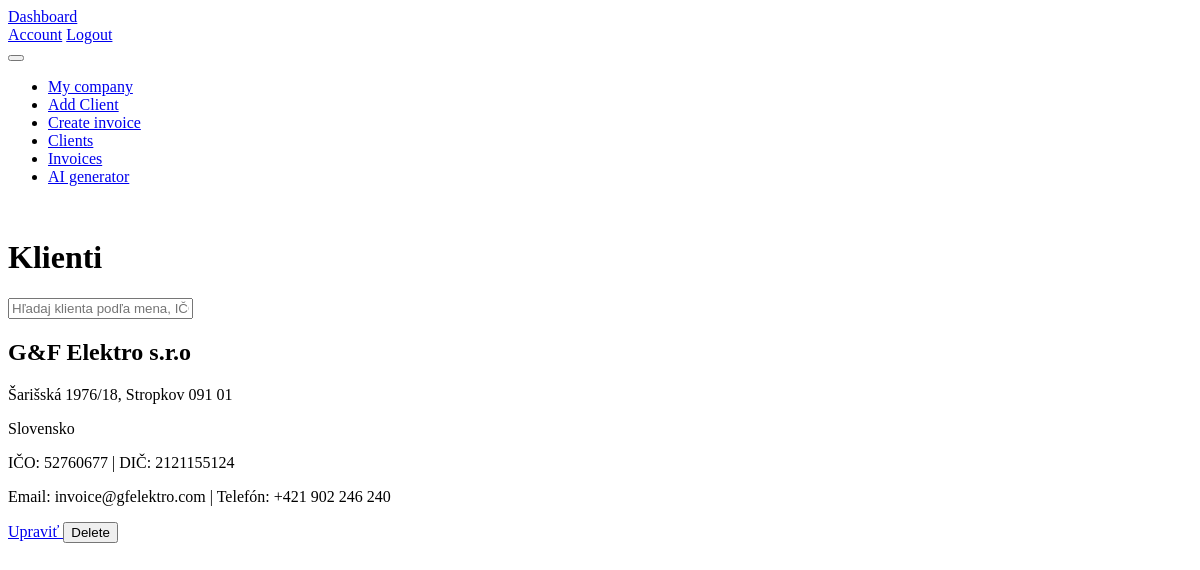
Page /clients (signed in) on the earlier database version.
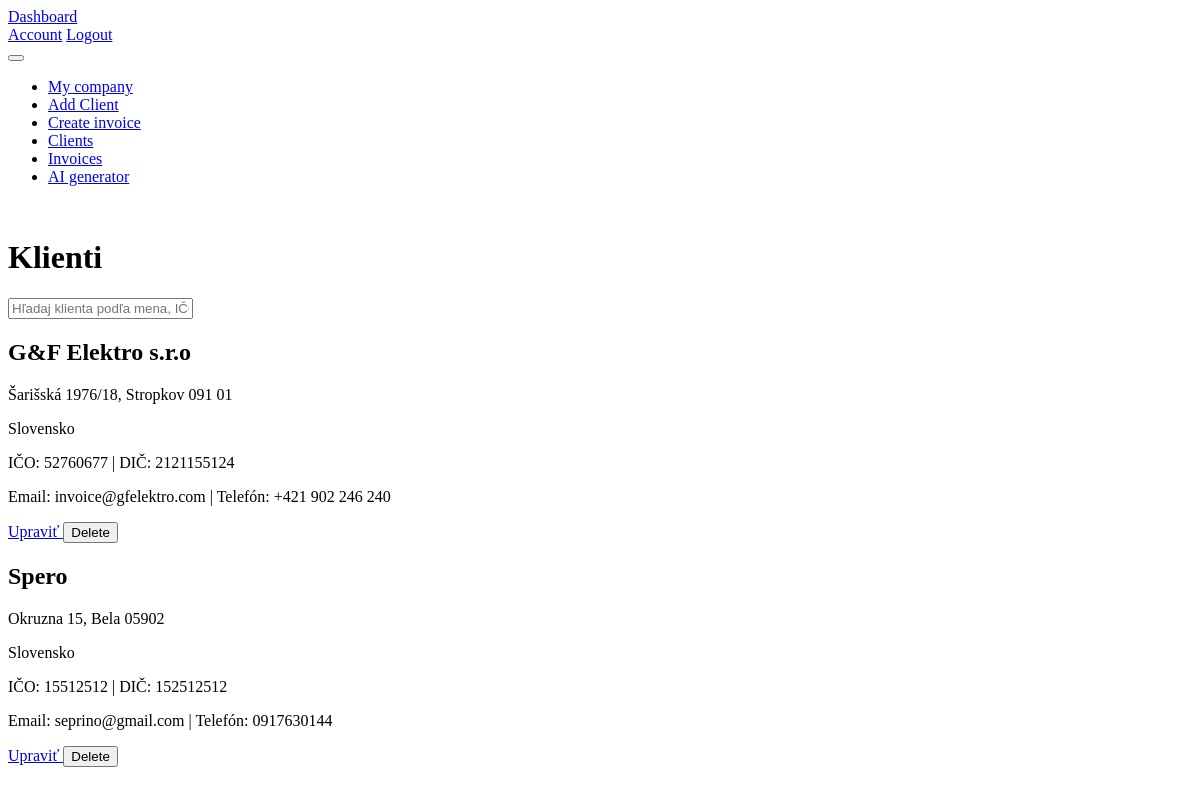
Same page on the later database version.
### models.py (models this page shows)
class Client(db.Model):
        __tablename__ = 'clients'
        id = db.Column(db.Integer, primary_key=True)
        name = db.Column(db.String(100), nullable=False)
        ico = db.Column(db.String(20), nullable=False)
        dic = db.Column(db.String(20), nullable=False)
        street = db.Column(db.String(100), nullable=False)
        user_id = db.Column(db.Integer, db.ForeignKey('users.id'), nullable=False)
        user = db.relationship('User', backref=db.backref('clients', lazy=True))
        city = db.Column(db.String(50), nullable=False)
        zip_code = db.Column(db.String(20), nullable=False)
        country = db.Column(db.String(50), nullable=False)
        email = db.Column(db.String(100), nullable=False)
        phone = db.Column(db.String(20), nullable=False)
        iban = db.Column(db.String(34), nullable=False)
        bic = db.Column(db.String(11), nullable=False)
        payment_method = db.Column(db.String(50), nullable=False)
        is_vat_payer = db.Column(db.Boolean, default=False)
        ic_dph = db.Column(db.String(20), nullable=True)  # Optional field for VAT ID if the client is a VAT payer

### routes.py (the view)
@main.route('/clients')
@login_required
def list_clients():
    return render_template('clients.html', clients=db.session.query(Client).filter_by(user_id=current_user.id).all())

### templates/clients.html (shortened to what this page needs)
{% extends 'base.html' %}
{% block content %}
<h1>Klienti</h1>
<input type="text" id="clientSearch" class="form-control mb-3" placeholder="Hľadaj klienta podľa mena, IČO alebo emailu">
    {% if clients %}
<div class="clients-list">
    {% for client in clients %}
    <div class="client mb-4 p-3 border rounded">
        <div class="row">
            <div class="col-md-9">
                <h2>{{ client.name }}</h2>
                <p>{{ client.street }}, {{ client.city }} {{ client.zip_code }}</p>
                <p>{{ client.country }}</p>
                <p>IČO: {{ client.ico }} | DIČ: {{ client.dic }}</p>
                <p>Email: {{ client.email }} | Telefón: {{ client.phone }}</p>
            </div>
            <div class="col-md-3 d-flex flex-column align-items-end justify-content-start">
                <a href="{{ url_for('main.edit_client', client_id=client.id) }}" class="btn btn-primary mb-2">
                    Upraviť
                </a>
                <form action="{{ url_for('main.delete_client', client_id=client.id) }}" method="POST" style="display:inline;">
                <button type="submit" class="btn btn-danger btn-sm">Delete</button>
            </form>
            </div>
        </div>
    </div>
    {% endfor %}
</div>
{% endif %}
{% endblock %}

Differences in the rows shown:
added Client: name "Spero", street "Okruzna 15", city "Bela", zip_code "05902", country "Slovensko", ico "15512512", dic "152512512", email "seprino@gmail.com", phone "0917630144"
